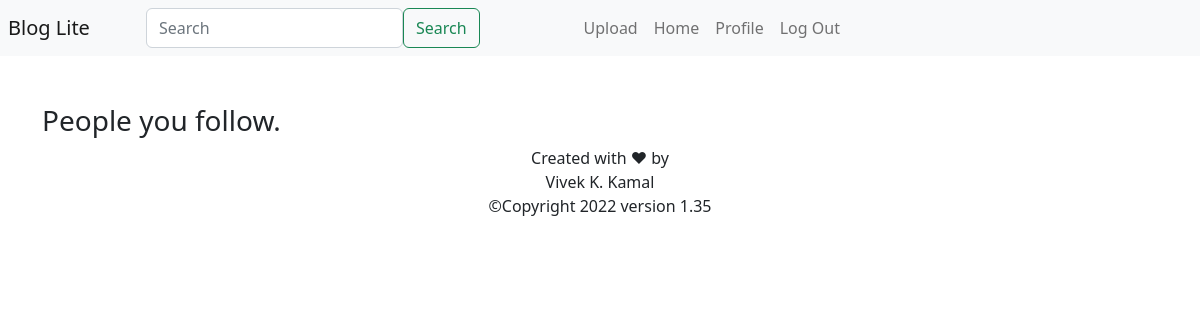
Before: /following/v1 (signed in) with the older database file.
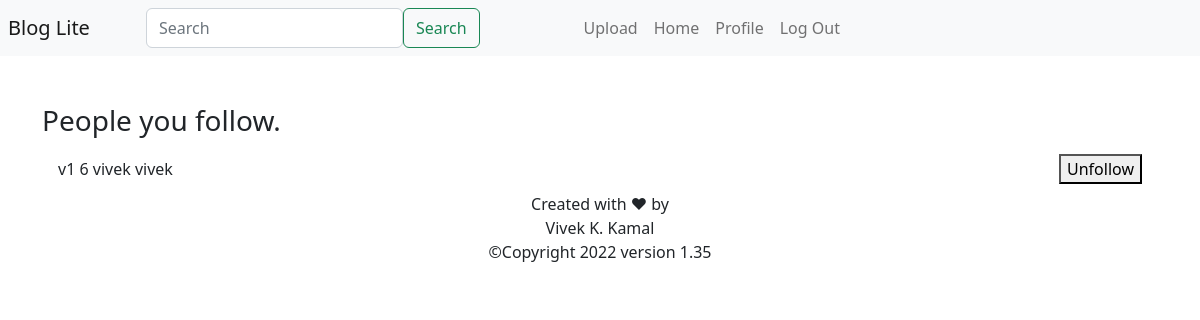
After: the same page with the newer database file.
### Website/app_models.py (models this page shows)
class User(db.Model, UserMixin):
    id = db.Column(db.Integer, primary_key=True)
    name = db.Column(db.String(20))
    user_name = db.Column(db.String(20), unique=True)
    password = db.Column(db.String(20))
    profile_pic = db.Column(db.LargeBinary)
    followers = db.relationship('Follower')
    followings = db.relationship('Following')

class Following(db.Model):
    id = db.Column(db.Integer, primary_key=True)
    user_id = db.Column(db.Integer, db.ForeignKey('user.id'))
    following_id = db.Column(db.Integer)

### Website/app_auth.py (the view)
@app_auth.route('/following/<user_name>', methods=['GET', 'POST'])
@login_required
def following(user_name):
    user = User.query.filter_by(user_name=user_name).first()
    return render_template('following_page.html', user=user)

### Website/__init__.py (called while the page is built)
def create_app():
    app = Flask(__name__)
    app.config['SECRET_KEY'] = "It's Vivek"
    app.config['SQLALCHEMY_DATABASE_URI'] = f'sqlite:///{DB_NAME}'
    db.init_app(app)
    login_manager = LoginManager()
    login_manager.login_view = 'app_auth.login'
    login_manager.login_message = u"Log in to access the page"
    login_manager.init_app(app)
    @login_manager.user_loader
    def load_user(id):
        return User.query.get(int(id))
    from .app_views import app_views
    from .app_auth import app_auth
    app.register_blueprint(app_views, url_prefix='/')
    app.register_blueprint(app_auth, url_index='/')
    from .app_models import User, Post, Like, Comment, Following, Follower
    with app.app_context():
        db.create_all()
    return app

### Website/Templates/following_page.html (shortened to what this page needs)
{% extends "app_base.html" %}
{% block content %}
<h3>People you follow.</h3>
<ul class="list-group list-group-flush" id="notes">
    {% for flwg in user.followings %}
    <li class="list-group-item d-flex justify-content-between align-items-center">
        {{ user.user_name }}
        {{ flwg.id }} {{ user.query.filter_by(id=flwg.following_id).first().name }}
        {{ user.query.filter_by(id=flwg.following_id).first().user_name }}
        <button type="button" onClick="unFollowFromFollowingPage('{{ flwg.id }}', '{{ user.user_name }}')">
            Unfollow
        </button>
    </li>
    {% endfor %}
</ul>
{% endblock %}

Changed rows visible on the page:
added Following: id "6"
now on this page (row unchanged): User: user_name "v1"
now on this page (row unchanged): User: query.filter_by "vivek"
